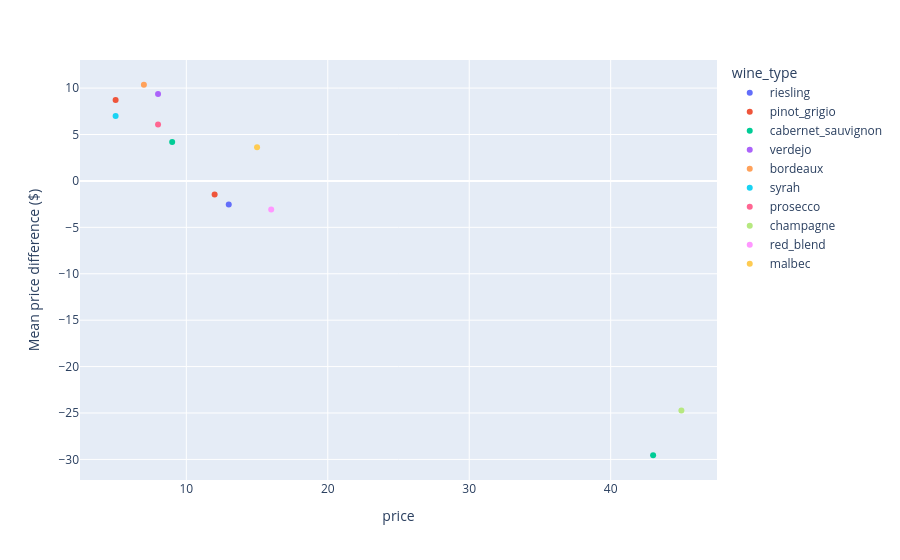
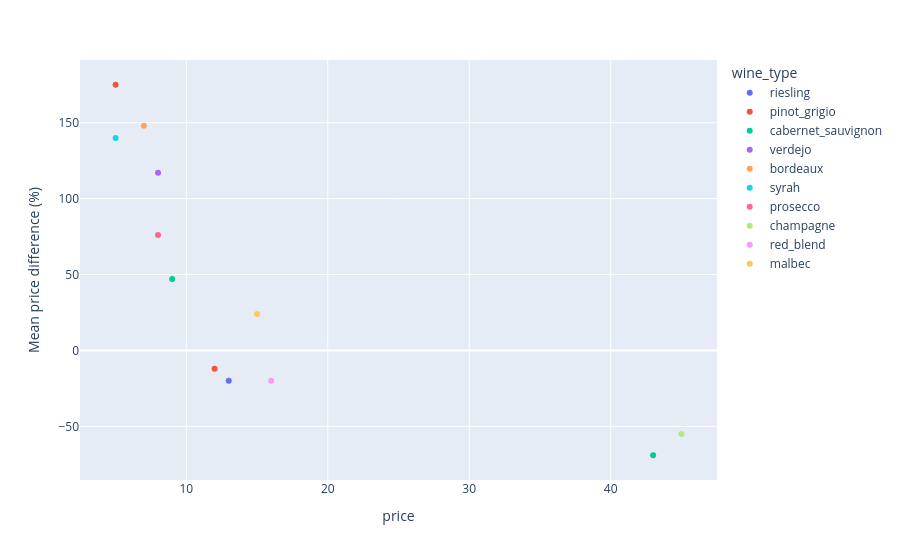

The code cell stored with these charts, in order, in its notebook:
### Code cell
plot_df = analysis_df.groupby(['brand', 'wine_type', 'price'])[['price_diff', 'percent_price_diff']].mean().rename(columns={'price_diff': 'mean_price_diff', 'percent_price_diff': 'mean_percent_price_diff'})
plot_df['mean_price_diff'] = plot_df['mean_price_diff'].round(2)
plot_df['mean_percent_price_diff'] = plot_df['mean_percent_price_diff'].round(0)
plot_df = plot_df.reset_index().merge(answer_df)
plot_df['wine_type__brand'] = plot_df['wine_type'] + '__' + plot_df['brand']

px.scatter(plot_df, color='wine_type', x='price', y='mean_price_diff', hover_data=['brand'], labels={'mean_price_diff': 'Mean price difference ($)'}).show()
px.scatter(plot_df, color='wine_type', x='price', y='mean_percent_price_diff', hover_data=['brand'], labels={'mean_percent_price_diff': 'Mean price difference (%)'}).show()

### Figure 1 — Plotly figure (JSON) as saved in the notebook; plotly's stock layout.template omitted (floating-point values rounded to 4 significant figures)
{"data": [{"customdata": [["a_to_z_wineworks"]], "hovertemplate": "wine_type=riesling<br>price=%{x}<br>Mean price difference ($)=%{y}<br>brand=%{customdata[0]}<extra></extra>", "legendgroup": "riesling", "marker": {"color": "#636efa", "symbol": "circle"}, "mode": "markers", "name": "riesling", "orientation": "v", "showlegend": true, "type": "scatter", "x": [13], "xaxis": "x", "y": [-2.55], "yaxis": "y"}, {"customdata": [["bottega_vinaia"], ["kirkland"]], "hovertemplate": "wine_type=pinot_grigio<br>price=%{x}<br>Mean price difference ($)=%{y}<br>brand=%{customdata[0]}<extra></extra>", "legendgroup": "pinot_grigio", "marker": {"color": "#EF553B", "symbol": "circle"}, "mode": "markers", "name": "pinot_grigio", "orientation": "v", "showlegend": true, "type": "scatter", "x": [12, 5], "xaxis": "x", "y": [-1.45, 8.73], "yaxis": "y"}, {"customdata": [["burgess"], ["rough_day"]], "hovertemplate": "wine_type=cabernet_sauvignon<br>price=%{x}<br>Mean price difference ($)=%{y}<br>brand=%{customdata[0]}<extra></extra>", "legendgroup": "cabernet_sauvignon", "marker": {"color": "#00cc96", "symbol": "circle"}, "mode": "markers", "name": "cabernet_sauvignon", "orientation": "v", "showlegend": true, "type": "scatter", "x": [43, 9], "xaxis": "x", "y": [-29.55, 4.18], "yaxis": "y"}, {"customdata": [["carrasvinas"]], "hovertemplate": "wine_type=verdejo<br>price=%{x}<br>Mean price difference ($)=%{y}<br>brand=%{customdata[0]}<extra></extra>", "legendgroup": "verdejo", "marker": {"color": "#ab63fa", "symbol": "circle"}, "mode": "markers", "name": "verdejo", "orientation": "v", "showlegend": true, "type": "scatter", "x": [8], "xaxis": "x", "y": [9.36], "yaxis": "y"}, {"customdata": [["cheateau_picadis"]], "hovertemplate": "wine_type=bordeaux<br>price=%{x}<br>Mean price difference ($)=%{y}<br>brand=%{customdata[0]}<extra></extra>", "legendgroup": "bordeaux", "marker": {"color": "#FFA15A", "symbol": "circle"}, "mode": "markers", "name": "bordeaux", "orientation": "v", "showlegend": true, "type": "scatter", "x": [7], "xaxis": "x", "y": [10.36], "yaxis": "y"}, {"customdata": [["esteban_martin"]], "hovertemplate": "wine_type=syrah<br>price=%{x}<br>Mean price difference ($)=%{y}<br>brand=%{customdata[0]}<extra></extra>", "legendgroup": "syrah", "marker": {"color": "#19d3f3", "symbol": "circle"}, "mode": "markers", "name": "syrah", "orientation": "v", "showlegend": true, "type": "scatter", "x": [5], "xaxis": "x", "y": [7], "yaxis": "y"}, {"customdata": [["kirkland"]], "hovertemplate": "wine_type=prosecco<br>price=%{x}<br>Mean price difference ($)=%{y}<br>brand=%{customdata[0]}<extra></extra>", "legendgroup": "prosecco", "marker": {"color": "#FF6692", "symbol": "circle"}, "mode": "markers", "name": "prosecco", "orientation": "v", "showlegend": true, "type": "scatter", "x": [8], "xaxis": "x", "y": [6.09], "yaxis": "y"}, {"customdata": [["moet_&_chandon"]], "hovertemplate": "wine_type=champagne<br>price=%{x}<br>Mean price difference ($)=%{y}<br>brand=%{customdata[0]}<extra></extra>", "legendgroup": "champagne", "marker": {"color": "#B6E880", "symbol": "circle"}, "mode": "markers", "name": "champagne", "orientation": "v", "showlegend": true, "type": "scatter", "x": [45], "xaxis": "x", "y": [-24.73], "yaxis": "y"}, {"customdata": [["taken_wine_company"]], "hovertemplate": "wine_type=red_blend<br>price=%{x}<br>Mean price difference ($)=%{y}<br>brand=%{customdata[0]}<extra></extra>", "legendgroup": "red_blend", "marker": {"color": "#FF97FF", "symbol": "circle"}, "mode": "markers", "name": "red_blend", "orientation": "v", "showlegend": true, "type": "scatter", "x": [16], "xaxis": "x", "y": [-3.09], "yaxis": "y"}, {"customdata": [["wapisa"]], "hovertemplate": "wine_type=malbec<br>price=%{x}<br>Mean price difference ($)=%{y}<br>brand=%{customdata[0]}<extra></extra>", "legendgroup": "malbec", "marker": {"color": "#FECB52", "symbol": "circle"}, "mode": "markers", "name": "malbec", "orientation": "v", "showlegend": true, "type": "scatter", "x": [15], "xaxis": "x", "y": [3.64], "yaxis": "y"}], "layout": {"autosize": true, "legend": {"title": {"text": "wine_type"}, "tracegroupgap": 0}, "margin": {"t": 60}, "xaxis": {"anchor": "y", "autorange": true, "domain": [0, 1], "range": [2.625, 47.38], "title": {"text": "price"}, "type": "linear"}, "yaxis": {"anchor": "x", "autorange": true, "domain": [0, 1], "range": [-32.64, 13.45], "title": {"text": "Mean price difference ($)"}, "type": "linear"}}}

### Figure 2 — Plotly figure (JSON) as saved in the notebook; plotly's stock layout.template omitted (floating-point values rounded to 4 significant figures)
{"data": [{"customdata": [["a_to_z_wineworks"]], "hovertemplate": "wine_type=riesling<br>price=%{x}<br>Mean price difference (%)=%{y}<br>brand=%{customdata[0]}<extra></extra>", "legendgroup": "riesling", "marker": {"color": "#636efa", "symbol": "circle"}, "mode": "markers", "name": "riesling", "orientation": "v", "showlegend": true, "type": "scatter", "x": [13], "xaxis": "x", "y": [-20], "yaxis": "y"}, {"customdata": [["bottega_vinaia"], ["kirkland"]], "hovertemplate": "wine_type=pinot_grigio<br>price=%{x}<br>Mean price difference (%)=%{y}<br>brand=%{customdata[0]}<extra></extra>", "legendgroup": "pinot_grigio", "marker": {"color": "#EF553B", "symbol": "circle"}, "mode": "markers", "name": "pinot_grigio", "orientation": "v", "showlegend": true, "type": "scatter", "x": [12, 5], "xaxis": "x", "y": [-12, 175], "yaxis": "y"}, {"customdata": [["burgess"], ["rough_day"]], "hovertemplate": "wine_type=cabernet_sauvignon<br>price=%{x}<br>Mean price difference (%)=%{y}<br>brand=%{customdata[0]}<extra></extra>", "legendgroup": "cabernet_sauvignon", "marker": {"color": "#00cc96", "symbol": "circle"}, "mode": "markers", "name": "cabernet_sauvignon", "orientation": "v", "showlegend": true, "type": "scatter", "x": [43, 9], "xaxis": "x", "y": [-69, 47], "yaxis": "y"}, {"customdata": [["carrasvinas"]], "hovertemplate": "wine_type=verdejo<br>price=%{x}<br>Mean price difference (%)=%{y}<br>brand=%{customdata[0]}<extra></extra>", "legendgroup": "verdejo", "marker": {"color": "#ab63fa", "symbol": "circle"}, "mode": "markers", "name": "verdejo", "orientation": "v", "showlegend": true, "type": "scatter", "x": [8], "xaxis": "x", "y": [117], "yaxis": "y"}, {"customdata": [["cheateau_picadis"]], "hovertemplate": "wine_type=bordeaux<br>price=%{x}<br>Mean price difference (%)=%{y}<br>brand=%{customdata[0]}<extra></extra>", "legendgroup": "bordeaux", "marker": {"color": "#FFA15A", "symbol": "circle"}, "mode": "markers", "name": "bordeaux", "orientation": "v", "showlegend": true, "type": "scatter", "x": [7], "xaxis": "x", "y": [148], "yaxis": "y"}, {"customdata": [["esteban_martin"]], "hovertemplate": "wine_type=syrah<br>price=%{x}<br>Mean price difference (%)=%{y}<br>brand=%{customdata[0]}<extra></extra>", "legendgroup": "syrah", "marker": {"color": "#19d3f3", "symbol": "circle"}, "mode": "markers", "name": "syrah", "orientation": "v", "showlegend": true, "type": "scatter", "x": [5], "xaxis": "x", "y": [140], "yaxis": "y"}, {"customdata": [["kirkland"]], "hovertemplate": "wine_type=prosecco<br>price=%{x}<br>Mean price difference (%)=%{y}<br>brand=%{customdata[0]}<extra></extra>", "legendgroup": "prosecco", "marker": {"color": "#FF6692", "symbol": "circle"}, "mode": "markers", "name": "prosecco", "orientation": "v", "showlegend": true, "type": "scatter", "x": [8], "xaxis": "x", "y": [76], "yaxis": "y"}, {"customdata": [["moet_&_chandon"]], "hovertemplate": "wine_type=champagne<br>price=%{x}<br>Mean price difference (%)=%{y}<br>brand=%{customdata[0]}<extra></extra>", "legendgroup": "champagne", "marker": {"color": "#B6E880", "symbol": "circle"}, "mode": "markers", "name": "champagne", "orientation": "v", "showlegend": true, "type": "scatter", "x": [45], "xaxis": "x", "y": [-55], "yaxis": "y"}, {"customdata": [["taken_wine_company"]], "hovertemplate": "wine_type=red_blend<br>price=%{x}<br>Mean price difference (%)=%{y}<br>brand=%{customdata[0]}<extra></extra>", "legendgroup": "red_blend", "marker": {"color": "#FF97FF", "symbol": "circle"}, "mode": "markers", "name": "red_blend", "orientation": "v", "showlegend": true, "type": "scatter", "x": [16], "xaxis": "x", "y": [-20], "yaxis": "y"}, {"customdata": [["wapisa"]], "hovertemplate": "wine_type=malbec<br>price=%{x}<br>Mean price difference (%)=%{y}<br>brand=%{customdata[0]}<extra></extra>", "legendgroup": "malbec", "marker": {"color": "#FECB52", "symbol": "circle"}, "mode": "markers", "name": "malbec", "orientation": "v", "showlegend": true, "type": "scatter", "x": [15], "xaxis": "x", "y": [24], "yaxis": "y"}], "layout": {"autosize": true, "legend": {"title": {"text": "wine_type"}, "tracegroupgap": 0}, "margin": {"t": 60}, "xaxis": {"anchor": "y", "autorange": true, "domain": [0, 1], "range": [2.625, 47.38], "title": {"text": "price"}, "type": "linear"}, "yaxis": {"anchor": "x", "autorange": true, "domain": [0, 1], "range": [-87.89, 193.9], "title": {"text": "Mean price difference (%)"}, "type": "linear"}}}
